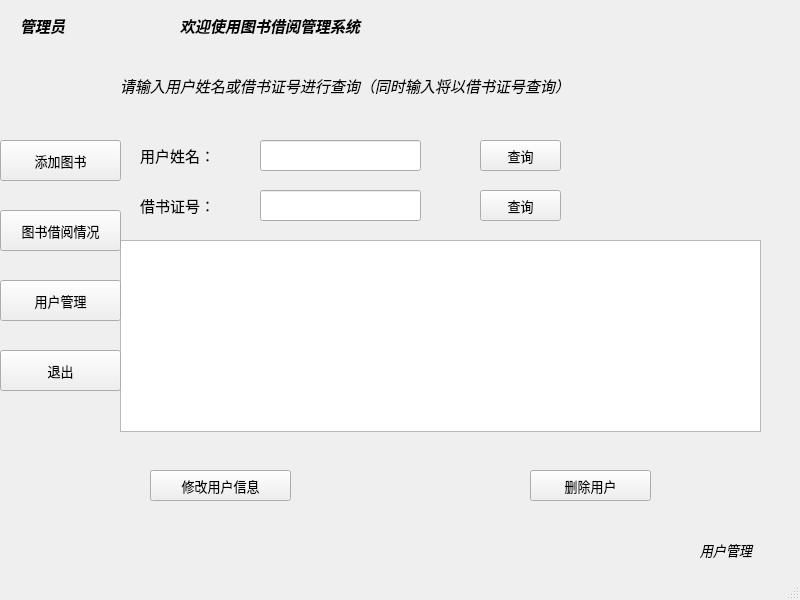
<?xml version="1.0" encoding="UTF-8"?>
<ui version="4.0">
 <class>MainWindow</class>
 <widget class="QMainWindow" name="MainWindow">
  <property name="geometry">
   <rect>
    <x>0</x>
    <y>0</y>
    <width>800</width>
    <height>600</height>
   </rect>
  </property>
  <property name="minimumSize">
   <size>
    <width>800</width>
    <height>600</height>
   </size>
  </property>
  <property name="maximumSize">
   <size>
    <width>800</width>
    <height>600</height>
   </size>
  </property>
  <property name="windowTitle">
   <string>MainWindow</string>
  </property>
  <widget class="QWidget" name="centralwidget">
   <widget class="QLabel" name="label">
    <property name="geometry">
     <rect>
      <x>180</x>
      <y>10</y>
      <width>251</width>
      <height>31</height>
     </rect>
    </property>
    <property name="text">
     <string>&lt;html&gt;&lt;head/&gt;&lt;body&gt;&lt;p&gt;&lt;span style=&quot; font-size:11pt; font-weight:600; font-style:italic;&quot;&gt;欢迎使用图书借阅管理系统&lt;/span&gt;&lt;/p&gt;&lt;/body&gt;&lt;/html&gt;</string>
    </property>
   </widget>
   <widget class="QLabel" name="label_2">
    <property name="geometry">
     <rect>
      <x>20</x>
      <y>10</y>
      <width>101</width>
      <height>31</height>
     </rect>
    </property>
    <property name="text">
     <string>&lt;html&gt;&lt;head/&gt;&lt;body&gt;&lt;p&gt;&lt;span style=&quot; font-size:11pt; font-weight:600; font-style:italic;&quot;&gt;管理员&lt;/span&gt;&lt;/p&gt;&lt;/body&gt;&lt;/html&gt;</string>
    </property>
   </widget>
   <widget class="QLabel" name="label_Name">
    <property name="geometry">
     <rect>
      <x>80</x>
      <y>10</y>
      <width>91</width>
      <height>31</height>
     </rect>
    </property>
    <property name="font">
     <font>
      <family>楷体</family>
      <pointsize>11</pointsize>
     </font>
    </property>
    <property name="text">
     <string/>
    </property>
   </widget>
   <widget class="QStackedWidget" name="stackedWidget">
    <property name="geometry">
     <rect>
      <x>120</x>
      <y>60</y>
      <width>671</width>
      <height>511</height>
     </rect>
    </property>
    <property name="currentIndex">
     <number>1</number>
    </property>
    <widget class="QWidget" name="page">
     <widget class="QLabel" name="label_3">
      <property name="geometry">
       <rect>
        <x>0</x>
        <y>10</y>
        <width>181</width>
        <height>31</height>
       </rect>
      </property>
      <property name="text">
       <string>&lt;html&gt;&lt;head/&gt;&lt;body&gt;&lt;p&gt;&lt;span style=&quot; font-size:11pt;&quot;&gt;请输入以下信息：&lt;/span&gt;&lt;/p&gt;&lt;/body&gt;&lt;/html&gt;</string>
      </property>
     </widget>
     <widget class="QLabel" name="label_10">
      <property name="geometry">
       <rect>
        <x>400</x>
        <y>280</y>
        <width>211</width>
        <height>41</height>
       </rect>
      </property>
      <property name="text">
       <string>&lt;html&gt;&lt;head/&gt;&lt;body&gt;&lt;p&gt;&lt;span style=&quot; font-size:10pt;&quot;&gt;（日期格式为YYYY-MM-DD）&lt;/span&gt;&lt;/p&gt;&lt;/body&gt;&lt;/html&gt;</string>
      </property>
     </widget>
     <widget class="QPushButton" name="pushButton_5">
      <property name="geometry">
       <rect>
        <x>430</x>
        <y>440</y>
        <width>101</width>
        <height>31</height>
       </rect>
      </property>
      <property name="font">
       <font>
        <family>楷体</family>
        <pointsize>10</pointsize>
       </font>
      </property>
      <property name="text">
       <string>添加图书</string>
      </property>
     </widget>
     <widget class="QWidget" name="formLayoutWidget">
      <property name="geometry">
       <rect>
        <x>60</x>
        <y>60</y>
        <width>331</width>
        <height>381</height>
       </rect>
      </property>
      <layout class="QFormLayout" name="formLayout">
       <item row="1" column="0">
        <widget class="QLabel" name="label_4">
         <property name="text">
          <string>&lt;html&gt;&lt;head/&gt;&lt;body&gt;&lt;p&gt;&lt;span style=&quot; font-size:11pt;&quot;&gt;图书编号：&lt;/span&gt;&lt;/p&gt;&lt;/body&gt;&lt;/html&gt;</string>
         </property>
        </widget>
       </item>
       <item row="1" column="1">
        <widget class="QLineEdit" name="lineEdit_BNO"/>
       </item>
       <item row="3" column="0">
        <widget class="QLabel" name="label_5">
         <property name="text">
          <string>&lt;html&gt;&lt;head/&gt;&lt;body&gt;&lt;p&gt;&lt;span style=&quot; font-size:11pt;&quot;&gt;图书名称：&lt;/span&gt;&lt;/p&gt;&lt;/body&gt;&lt;/html&gt;</string>
         </property>
        </widget>
       </item>
       <item row="3" column="1">
        <widget class="QLineEdit" name="lineEdit_BNA"/>
       </item>
       <item row="5" column="0">
        <widget class="QLabel" name="label_6">
         <property name="text">
          <string>&lt;html&gt;&lt;head/&gt;&lt;body&gt;&lt;p&gt;&lt;span style=&quot; font-size:11pt;&quot;&gt;图书出版设：&lt;/span&gt;&lt;/p&gt;&lt;/body&gt;&lt;/html&gt;</string>
         </property>
        </widget>
       </item>
       <item row="5" column="1">
        <widget class="QLineEdit" name="lineEdit_BPU"/>
       </item>
       <item row="7" column="0">
        <widget class="QLabel" name="label_7">
         <property name="text">
          <string>&lt;html&gt;&lt;head/&gt;&lt;body&gt;&lt;p&gt;&lt;span style=&quot; font-size:11pt;&quot;&gt;图书出版日期：&lt;/span&gt;&lt;/p&gt;&lt;/body&gt;&lt;/html&gt;</string>
         </property>
        </widget>
       </item>
       <item row="7" column="1">
        <widget class="QLineEdit" name="lineEdit_BDA"/>
       </item>
       <item row="9" column="0">
        <widget class="QLabel" name="label_8">
         <property name="text">
          <string>&lt;html&gt;&lt;head/&gt;&lt;body&gt;&lt;p&gt;&lt;span style=&quot; font-size:11pt;&quot;&gt;图书存放地址：&lt;/span&gt;&lt;/p&gt;&lt;/body&gt;&lt;/html&gt;</string>
         </property>
        </widget>
       </item>
       <item row="9" column="1">
        <widget class="QLineEdit" name="lineEdit_BPL"/>
       </item>
       <item row="11" column="0">
        <widget class="QLabel" name="label_9">
         <property name="text">
          <string>&lt;html&gt;&lt;head/&gt;&lt;body&gt;&lt;p&gt;&lt;span style=&quot; font-size:11pt;&quot;&gt;添加总本数：&lt;/span&gt;&lt;/p&gt;&lt;/body&gt;&lt;/html&gt;</string>
         </property>
        </widget>
       </item>
       <item row="11" column="1">
        <widget class="QLineEdit" name="lineEdit_BNU"/>
       </item>
       <item row="0" column="1">
        <spacer name="verticalSpacer">
         <property name="orientation">
          <enum>Qt::Vertical</enum>
         </property>
         <property name="sizeHint" stdset="0">
          <size>
           <width>20</width>
           <height>40</height>
          </size>
         </property>
        </spacer>
       </item>
       <item row="2" column="1">
        <spacer name="verticalSpacer_2">
         <property name="orientation">
          <enum>Qt::Vertical</enum>
         </property>
         <property name="sizeHint" stdset="0">
          <size>
           <width>20</width>
           <height>40</height>
          </size>
         </property>
        </spacer>
       </item>
       <item row="4" column="1">
        <spacer name="verticalSpacer_3">
         <property name="orientation">
          <enum>Qt::Vertical</enum>
         </property>
         <property name="sizeHint" stdset="0">
          <size>
           <width>20</width>
           <height>40</height>
          </size>
         </property>
        </spacer>
       </item>
       <item row="6" column="1">
        <spacer name="verticalSpacer_4">
         <property name="orientation">
          <enum>Qt::Vertical</enum>
         </property>
         <property name="sizeHint" stdset="0">
          <size>
           <width>20</width>
           <height>40</height>
          </size>
         </property>
        </spacer>
       </item>
       <item row="8" column="1">
        <spacer name="verticalSpacer_5">
         <property name="orientation">
          <enum>Qt::Vertical</enum>
         </property>
         <property name="sizeHint" stdset="0">
          <size>
           <width>20</width>
           <height>40</height>
          </size>
         </property>
        </spacer>
       </item>
       <item row="10" column="1">
        <spacer name="verticalSpacer_6">
         <property name="orientation">
          <enum>Qt::Vertical</enum>
         </property>
         <property name="sizeHint" stdset="0">
          <size>
           <width>20</width>
           <height>40</height>
          </size>
         </property>
        </spacer>
       </item>
      </layout>
     </widget>
     <widget class="QLabel" name="label_17">
      <property name="geometry">
       <rect>
        <x>590</x>
        <y>480</y>
        <width>81</width>
        <height>31</height>
       </rect>
      </property>
      <property name="text">
       <string>&lt;html&gt;&lt;head/&gt;&lt;body&gt;&lt;p&gt;&lt;span style=&quot; font-size:10pt; font-style:italic;&quot;&gt;添加图书&lt;/span&gt;&lt;/p&gt;&lt;/body&gt;&lt;/html&gt;</string>
      </property>
     </widget>
    </widget>
    <widget class="QWidget" name="page_3">
     <widget class="QLabel" name="label_13">
      <property name="geometry">
       <rect>
        <x>580</x>
        <y>470</y>
        <width>81</width>
        <height>41</height>
       </rect>
      </property>
      <property name="text">
       <string>&lt;html&gt;&lt;head/&gt;&lt;body&gt;&lt;p&gt;&lt;span style=&quot; font-size:10pt; font-style:italic;&quot;&gt;用户管理&lt;/span&gt;&lt;/p&gt;&lt;/body&gt;&lt;/html&gt;</string>
      </property>
     </widget>
     <widget class="QLabel" name="label_14">
      <property name="geometry">
       <rect>
        <x>20</x>
        <y>80</y>
        <width>101</width>
        <height>31</height>
       </rect>
      </property>
      <property name="text">
       <string>&lt;html&gt;&lt;head/&gt;&lt;body&gt;&lt;p&gt;&lt;span style=&quot; font-size:11pt;&quot;&gt;用户姓名：&lt;/span&gt;&lt;/p&gt;&lt;/body&gt;&lt;/html&gt;</string>
      </property>
     </widget>
     <widget class="QLineEdit" name="lineEdit_Name">
      <property name="geometry">
       <rect>
        <x>140</x>
        <y>80</y>
        <width>161</width>
        <height>31</height>
       </rect>
      </property>
     </widget>
     <widget class="QPushButton" name="pushButton_SNA">
      <property name="geometry">
       <rect>
        <x>360</x>
        <y>80</y>
        <width>81</width>
        <height>31</height>
       </rect>
      </property>
      <property name="font">
       <font>
        <family>楷体</family>
        <pointsize>10</pointsize>
       </font>
      </property>
      <property name="text">
       <string>查询</string>
      </property>
     </widget>
     <widget class="QLabel" name="label_15">
      <property name="geometry">
       <rect>
        <x>0</x>
        <y>10</y>
        <width>581</width>
        <height>31</height>
       </rect>
      </property>
      <property name="text">
       <string>&lt;html&gt;&lt;head/&gt;&lt;body&gt;&lt;p&gt;&lt;span style=&quot; font-size:11pt; font-style:italic;&quot;&gt;请输入用户姓名或借书证号进行查询（同时输入将以借书证号查询）&lt;/span&gt;&lt;/p&gt;&lt;/body&gt;&lt;/html&gt;</string>
      </property>
     </widget>
     <widget class="QLabel" name="label_16">
      <property name="geometry">
       <rect>
        <x>20</x>
        <y>130</y>
        <width>101</width>
        <height>31</height>
       </rect>
      </property>
      <property name="text">
       <string>&lt;html&gt;&lt;head/&gt;&lt;body&gt;&lt;p&gt;&lt;span style=&quot; font-size:11pt;&quot;&gt;借书证号：&lt;/span&gt;&lt;/p&gt;&lt;/body&gt;&lt;/html&gt;</string>
      </property>
     </widget>
     <widget class="QLineEdit" name="lineEdit_SNO">
      <property name="geometry">
       <rect>
        <x>140</x>
        <y>130</y>
        <width>161</width>
        <height>31</height>
       </rect>
      </property>
     </widget>
     <widget class="QPushButton" name="pushButton_SNO">
      <property name="geometry">
       <rect>
        <x>360</x>
        <y>130</y>
        <width>81</width>
        <height>31</height>
       </rect>
      </property>
      <property name="font">
       <font>
        <family>楷体</family>
        <pointsize>10</pointsize>
       </font>
      </property>
      <property name="text">
       <string>查询</string>
      </property>
     </widget>
     <widget class="QTableWidget" name="tableWidget_2">
      <property name="geometry">
       <rect>
        <x>0</x>
        <y>180</y>
        <width>641</width>
        <height>192</height>
       </rect>
      </property>
     </widget>
     <widget class="QPushButton" name="pushButton_SNA_2">
      <property name="geometry">
       <rect>
        <x>30</x>
        <y>410</y>
        <width>141</width>
        <height>31</height>
       </rect>
      </property>
      <property name="font">
       <font>
        <family>楷体</family>
        <pointsize>10</pointsize>
       </font>
      </property>
      <property name="text">
       <string>修改用户信息</string>
      </property>
     </widget>
     <widget class="QPushButton" name="pushButton_SNA_3">
      <property name="geometry">
       <rect>
        <x>410</x>
        <y>410</y>
        <width>121</width>
        <height>31</height>
       </rect>
      </property>
      <property name="font">
       <font>
        <family>楷体</family>
        <pointsize>10</pointsize>
       </font>
      </property>
      <property name="text">
       <string>删除用户</string>
      </property>
     </widget>
    </widget>
    <widget class="QWidget" name="page_5">
     <property name="styleSheet">
      <string notr="true">background-image: url(:/test2/Login2.jpg);</string>
     </property>
     <widget class="QLabel" name="label_24">
      <property name="geometry">
       <rect>
        <x>140</x>
        <y>60</y>
        <width>371</width>
        <height>61</height>
       </rect>
      </property>
      <property name="styleSheet">
       <string notr="true"/>
      </property>
      <property name="text">
       <string>&lt;html&gt;&lt;head/&gt;&lt;body&gt;&lt;p align=&quot;center&quot;&gt;&lt;span style=&quot; font-size:16pt;&quot;&gt;欢迎使用图书借阅管理子系统&lt;/span&gt;&lt;/p&gt;&lt;/body&gt;&lt;/html&gt;</string>
      </property>
     </widget>
    </widget>
    <widget class="QWidget" name="page_4">
     <widget class="QLabel" name="label_18">
      <property name="geometry">
       <rect>
        <x>560</x>
        <y>480</y>
        <width>111</width>
        <height>31</height>
       </rect>
      </property>
      <property name="text">
       <string>&lt;html&gt;&lt;head/&gt;&lt;body&gt;&lt;p&gt;&lt;span style=&quot; font-size:10pt; font-style:italic;&quot;&gt;修改用户信息&lt;/span&gt;&lt;/p&gt;&lt;/body&gt;&lt;/html&gt;</string>
      </property>
     </widget>
     <widget class="QLabel" name="label_SNA1">
      <property name="geometry">
       <rect>
        <x>190</x>
        <y>70</y>
        <width>121</width>
        <height>41</height>
       </rect>
      </property>
      <property name="text">
       <string>&lt;html&gt;&lt;head/&gt;&lt;body&gt;&lt;p&gt;&lt;br/&gt;&lt;/p&gt;&lt;/body&gt;&lt;/html&gt;</string>
      </property>
     </widget>
     <widget class="QLabel" name="label_SDE1">
      <property name="geometry">
       <rect>
        <x>190</x>
        <y>130</y>
        <width>131</width>
        <height>41</height>
       </rect>
      </property>
      <property name="text">
       <string>&lt;html&gt;&lt;head/&gt;&lt;body&gt;&lt;p&gt;&lt;br/&gt;&lt;/p&gt;&lt;/body&gt;&lt;/html&gt;</string>
      </property>
     </widget>
     <widget class="QLabel" name="label_SSP1">
      <property name="geometry">
       <rect>
        <x>190</x>
        <y>190</y>
        <width>131</width>
        <height>41</height>
       </rect>
      </property>
      <property name="text">
       <string>&lt;html&gt;&lt;head/&gt;&lt;body&gt;&lt;p&gt;&lt;br/&gt;&lt;/p&gt;&lt;/body&gt;&lt;/html&gt;</string>
      </property>
     </widget>
     <widget class="QLabel" name="label_SUP1">
      <property name="geometry">
       <rect>
        <x>190</x>
        <y>250</y>
        <width>111</width>
        <height>41</height>
       </rect>
      </property>
      <property name="text">
       <string>&lt;html&gt;&lt;head/&gt;&lt;body&gt;&lt;p&gt;&lt;br/&gt;&lt;/p&gt;&lt;/body&gt;&lt;/html&gt;</string>
      </property>
     </widget>
     <widget class="QLabel" name="label_19">
      <property name="geometry">
       <rect>
        <x>50</x>
        <y>80</y>
        <width>91</width>
        <height>21</height>
       </rect>
      </property>
      <property name="text">
       <string>&lt;html&gt;&lt;head/&gt;&lt;body&gt;&lt;p&gt;&lt;span style=&quot; font-size:11pt;&quot;&gt;姓名&lt;/span&gt;&lt;/p&gt;&lt;/body&gt;&lt;/html&gt;</string>
      </property>
     </widget>
     <widget class="QLabel" name="label_20">
      <property name="geometry">
       <rect>
        <x>50</x>
        <y>140</y>
        <width>91</width>
        <height>21</height>
       </rect>
      </property>
      <property name="text">
       <string>&lt;html&gt;&lt;head/&gt;&lt;body&gt;&lt;p&gt;&lt;span style=&quot; font-size:11pt;&quot;&gt;系别&lt;/span&gt;&lt;/p&gt;&lt;/body&gt;&lt;/html&gt;</string>
      </property>
     </widget>
     <widget class="QLabel" name="label_21">
      <property name="geometry">
       <rect>
        <x>50</x>
        <y>200</y>
        <width>91</width>
        <height>21</height>
       </rect>
      </property>
      <property name="text">
       <string>&lt;html&gt;&lt;head/&gt;&lt;body&gt;&lt;p&gt;&lt;span style=&quot; font-size:11pt;&quot;&gt;所学专业&lt;/span&gt;&lt;/p&gt;&lt;/body&gt;&lt;/html&gt;</string>
      </property>
     </widget>
     <widget class="QLabel" name="label_22">
      <property name="geometry">
       <rect>
        <x>50</x>
        <y>260</y>
        <width>91</width>
        <height>21</height>
       </rect>
      </property>
      <property name="text">
       <string>&lt;html&gt;&lt;head/&gt;&lt;body&gt;&lt;p&gt;&lt;span style=&quot; font-size:11pt;&quot;&gt;借书上限&lt;/span&gt;&lt;/p&gt;&lt;/body&gt;&lt;/html&gt;</string>
      </property>
     </widget>
     <widget class="QPushButton" name="pushButton_SNA1">
      <property name="geometry">
       <rect>
        <x>330</x>
        <y>80</y>
        <width>93</width>
        <height>28</height>
       </rect>
      </property>
      <property name="font">
       <font>
        <family>楷体</family>
        <pointsize>10</pointsize>
       </font>
      </property>
      <property name="text">
       <string>修改</string>
      </property>
     </widget>
     <widget class="QPushButton" name="pushButton_SDE1">
      <property name="geometry">
       <rect>
        <x>330</x>
        <y>140</y>
        <width>93</width>
        <height>28</height>
       </rect>
      </property>
      <property name="font">
       <font>
        <family>楷体</family>
        <pointsize>10</pointsize>
       </font>
      </property>
      <property name="text">
       <string>修改</string>
      </property>
     </widget>
     <widget class="QPushButton" name="pushButton_SSP1">
      <property name="geometry">
       <rect>
        <x>330</x>
        <y>200</y>
        <width>93</width>
        <height>28</height>
       </rect>
      </property>
      <property name="font">
       <font>
        <family>楷体</family>
        <pointsize>10</pointsize>
       </font>
      </property>
      <property name="text">
       <string>修改</string>
      </property>
     </widget>
     <widget class="QPushButton" name="pushButton_SUP1">
      <property name="geometry">
       <rect>
        <x>330</x>
        <y>260</y>
        <width>93</width>
        <height>28</height>
       </rect>
      </property>
      <property name="font">
       <font>
        <family>楷体</family>
        <pointsize>10</pointsize>
       </font>
      </property>
      <property name="text">
       <string>修改</string>
      </property>
     </widget>
     <widget class="QPushButton" name="pushButton_SUP1_2">
      <property name="geometry">
       <rect>
        <x>430</x>
        <y>430</y>
        <width>93</width>
        <height>28</height>
       </rect>
      </property>
      <property name="font">
       <font>
        <family>楷体</family>
        <pointsize>10</pointsize>
       </font>
      </property>
      <property name="text">
       <string>返回</string>
      </property>
     </widget>
     <widget class="QLabel" name="label_23">
      <property name="geometry">
       <rect>
        <x>50</x>
        <y>20</y>
        <width>91</width>
        <height>21</height>
       </rect>
      </property>
      <property name="text">
       <string>&lt;html&gt;&lt;head/&gt;&lt;body&gt;&lt;p&gt;&lt;span style=&quot; font-size:11pt;&quot;&gt;借书证号&lt;/span&gt;&lt;/p&gt;&lt;/body&gt;&lt;/html&gt;</string>
      </property>
     </widget>
     <widget class="QLabel" name="label_SNO1">
      <property name="geometry">
       <rect>
        <x>150</x>
        <y>10</y>
        <width>111</width>
        <height>41</height>
       </rect>
      </property>
      <property name="text">
       <string>&lt;html&gt;&lt;head/&gt;&lt;body&gt;&lt;p&gt;&lt;br/&gt;&lt;/p&gt;&lt;/body&gt;&lt;/html&gt;</string>
      </property>
     </widget>
    </widget>
    <widget class="QWidget" name="page_2">
     <widget class="QTableWidget" name="tableWidget">
      <property name="geometry">
       <rect>
        <x>10</x>
        <y>110</y>
        <width>661</width>
        <height>391</height>
       </rect>
      </property>
     </widget>
     <widget class="QLabel" name="label_11">
      <property name="geometry">
       <rect>
        <x>10</x>
        <y>20</y>
        <width>221</width>
        <height>41</height>
       </rect>
      </property>
      <property name="text">
       <string>&lt;html&gt;&lt;head/&gt;&lt;body&gt;&lt;p&gt;&lt;span style=&quot; font-size:11pt;&quot;&gt;输入你想要查询的图书名称：&lt;/span&gt;&lt;/p&gt;&lt;/body&gt;&lt;/html&gt;</string>
      </property>
     </widget>
     <widget class="QLineEdit" name="lineEdit_BookName">
      <property name="geometry">
       <rect>
        <x>240</x>
        <y>20</y>
        <width>221</width>
        <height>31</height>
       </rect>
      </property>
     </widget>
     <widget class="QPushButton" name="pushButton_6">
      <property name="geometry">
       <rect>
        <x>480</x>
        <y>20</y>
        <width>81</width>
        <height>31</height>
       </rect>
      </property>
      <property name="font">
       <font>
        <family>楷体</family>
        <pointsize>10</pointsize>
       </font>
      </property>
      <property name="text">
       <string>查询</string>
      </property>
     </widget>
     <widget class="QLabel" name="label_12">
      <property name="geometry">
       <rect>
        <x>10</x>
        <y>70</y>
        <width>91</width>
        <height>21</height>
       </rect>
      </property>
      <property name="text">
       <string>&lt;html&gt;&lt;head/&gt;&lt;body&gt;&lt;p&gt;&lt;span style=&quot; font-size:11pt;&quot;&gt;或&lt;/span&gt;&lt;/p&gt;&lt;/body&gt;&lt;/html&gt;</string>
      </property>
     </widget>
     <widget class="QPushButton" name="pushButton_7">
      <property name="geometry">
       <rect>
        <x>50</x>
        <y>60</y>
        <width>111</width>
        <height>31</height>
       </rect>
      </property>
      <property name="font">
       <font>
        <family>楷体</family>
        <pointsize>10</pointsize>
       </font>
      </property>
      <property name="text">
       <string>查询所有图书</string>
      </property>
     </widget>
    </widget>
   </widget>
   <widget class="QPushButton" name="pushButton_3">
    <property name="geometry">
     <rect>
      <x>0</x>
      <y>140</y>
      <width>121</width>
      <height>41</height>
     </rect>
    </property>
    <property name="font">
     <font>
      <family>楷体</family>
      <pointsize>10</pointsize>
     </font>
    </property>
    <property name="text">
     <string>添加图书</string>
    </property>
   </widget>
   <widget class="QPushButton" name="pushButton_2">
    <property name="geometry">
     <rect>
      <x>0</x>
      <y>210</y>
      <width>121</width>
      <height>41</height>
     </rect>
    </property>
    <property name="font">
     <font>
      <family>楷体</family>
      <pointsize>10</pointsize>
     </font>
    </property>
    <property name="text">
     <string>图书借阅情况</string>
    </property>
   </widget>
   <widget class="QPushButton" name="pushButton">
    <property name="geometry">
     <rect>
      <x>0</x>
      <y>280</y>
      <width>121</width>
      <height>41</height>
     </rect>
    </property>
    <property name="font">
     <font>
      <family>楷体</family>
      <pointsize>10</pointsize>
     </font>
    </property>
    <property name="text">
     <string>用户管理</string>
    </property>
   </widget>
   <widget class="QPushButton" name="pushButton_4">
    <property name="geometry">
     <rect>
      <x>0</x>
      <y>350</y>
      <width>121</width>
      <height>41</height>
     </rect>
    </property>
    <property name="font">
     <font>
      <family>楷体</family>
      <pointsize>10</pointsize>
     </font>
    </property>
    <property name="text">
     <string>退出</string>
    </property>
   </widget>
  </widget>
  <widget class="QStatusBar" name="statusbar"/>
  <action name="actiontxt">
   <property name="text">
    <string>添加图书</string>
   </property>
  </action>
  <action name="actiontxt_2">
   <property name="text">
    <string>查看图书借阅信息</string>
   </property>
  </action>
  <action name="actionxi">
   <property name="text">
    <string>修改用户信息</string>
   </property>
  </action>
  <action name="actionx">
   <property name="text">
    <string>删除用户</string>
   </property>
  </action>
  <action name="actionx_2">
   <property name="text">
    <string>查看管理员信息</string>
   </property>
  </action>
  <action name="actionx_3">
   <property name="text">
    <string>修改信息</string>
   </property>
  </action>
  <action name="actionce">
   <property name="text">
    <string>添加图书</string>
   </property>
   <property name="font">
    <font>
     <family>楷体</family>
     <pointsize>11</pointsize>
    </font>
   </property>
  </action>
  <action name="actione">
   <property name="text">
    <string>借阅情况</string>
   </property>
   <property name="font">
    <font>
     <family>楷体</family>
     <pointsize>11</pointsize>
    </font>
   </property>
  </action>
  <action name="actiony">
   <property name="text">
    <string>用户管理</string>
   </property>
   <property name="font">
    <font>
     <family>楷体</family>
     <pointsize>11</pointsize>
    </font>
   </property>
  </action>
 </widget>
 <resources>
  <include location="images/image2.qrc"/>
 </resources>
 <connections>
  <connection>
   <sender>pushButton_3</sender>
   <signal>clicked()</signal>
   <receiver>MainWindow</receiver>
   <slot>InsertBook()</slot>
   <hints>
    <hint type="sourcelabel">
     <x>96</x>
     <y>140</y>
    </hint>
    <hint type="destinationlabel">
     <x>62</x>
     <y>496</y>
    </hint>
   </hints>
  </connection>
  <connection>
   <sender>pushButton_2</sender>
   <signal>clicked()</signal>
   <receiver>MainWindow</receiver>
   <slot>FindBookIn()</slot>
   <hints>
    <hint type="sourcelabel">
     <x>120</x>
     <y>250</y>
    </hint>
    <hint type="destinationlabel">
     <x>63</x>
     <y>561</y>
    </hint>
   </hints>
  </connection>
  <connection>
   <sender>pushButton</sender>
   <signal>clicked()</signal>
   <receiver>MainWindow</receiver>
   <slot>UserManagement()</slot>
   <hints>
    <hint type="sourcelabel">
     <x>62</x>
     <y>320</y>
    </hint>
    <hint type="destinationlabel">
     <x>150</x>
     <y>532</y>
    </hint>
   </hints>
  </connection>
  <connection>
   <sender>pushButton_4</sender>
   <signal>clicked()</signal>
   <receiver>MainWindow</receiver>
   <slot>close()</slot>
   <hints>
    <hint type="sourcelabel">
     <x>36</x>
     <y>390</y>
    </hint>
    <hint type="destinationlabel">
     <x>25</x>
     <y>372</y>
    </hint>
   </hints>
  </connection>
  <connection>
   <sender>pushButton_SNA_2</sender>
   <signal>clicked()</signal>
   <receiver>MainWindow</receiver>
   <slot>UpdateUsersIn()</slot>
   <hints>
    <hint type="sourcelabel">
     <x>285</x>
     <y>481</y>
    </hint>
    <hint type="destinationlabel">
     <x>144</x>
     <y>440</y>
    </hint>
   </hints>
  </connection>
  <connection>
   <sender>pushButton_SUP1_2</sender>
   <signal>clicked()</signal>
   <receiver>MainWindow</receiver>
   <slot>ReturnPage()</slot>
   <hints>
    <hint type="sourcelabel">
     <x>628</x>
     <y>498</y>
    </hint>
    <hint type="destinationlabel">
     <x>398</x>
     <y>574</y>
    </hint>
   </hints>
  </connection>
  <connection>
   <sender>pushButton_SNA1</sender>
   <signal>clicked()</signal>
   <receiver>MainWindow</receiver>
   <slot>OpenInputLine1()</slot>
   <hints>
    <hint type="sourcelabel">
     <x>511</x>
     <y>146</y>
    </hint>
    <hint type="destinationlabel">
     <x>553</x>
     <y>6</y>
    </hint>
   </hints>
  </connection>
  <connection>
   <sender>pushButton_SDE1</sender>
   <signal>clicked()</signal>
   <receiver>MainWindow</receiver>
   <slot>OpenInputLine2()</slot>
   <hints>
    <hint type="sourcelabel">
     <x>543</x>
     <y>209</y>
    </hint>
    <hint type="destinationlabel">
     <x>671</x>
     <y>30</y>
    </hint>
   </hints>
  </connection>
  <connection>
   <sender>pushButton_SSP1</sender>
   <signal>clicked()</signal>
   <receiver>MainWindow</receiver>
   <slot>OpenInputLine3()</slot>
   <hints>
    <hint type="sourcelabel">
     <x>514</x>
     <y>277</y>
    </hint>
    <hint type="destinationlabel">
     <x>618</x>
     <y>43</y>
    </hint>
   </hints>
  </connection>
  <connection>
   <sender>pushButton_SUP1</sender>
   <signal>clicked()</signal>
   <receiver>MainWindow</receiver>
   <slot>OpenInputLine4()</slot>
   <hints>
    <hint type="sourcelabel">
     <x>481</x>
     <y>336</y>
    </hint>
    <hint type="destinationlabel">
     <x>443</x>
     <y>17</y>
    </hint>
   </hints>
  </connection>
  <connection>
   <sender>pushButton_SNA</sender>
   <signal>clicked()</signal>
   <receiver>MainWindow</receiver>
   <slot>UpdateIn()</slot>
   <hints>
    <hint type="sourcelabel">
     <x>520</x>
     <y>159</y>
    </hint>
    <hint type="destinationlabel">
     <x>486</x>
     <y>23</y>
    </hint>
   </hints>
  </connection>
  <connection>
   <sender>pushButton_SNO</sender>
   <signal>clicked()</signal>
   <receiver>MainWindow</receiver>
   <slot>UpdateIn()</slot>
   <hints>
    <hint type="sourcelabel">
     <x>497</x>
     <y>201</y>
    </hint>
    <hint type="destinationlabel">
     <x>585</x>
     <y>24</y>
    </hint>
   </hints>
  </connection>
  <connection>
   <sender>pushButton_SNA_3</sender>
   <signal>clicked()</signal>
   <receiver>MainWindow</receiver>
   <slot>DeleteUser()</slot>
   <hints>
    <hint type="sourcelabel">
     <x>590</x>
     <y>479</y>
    </hint>
    <hint type="destinationlabel">
     <x>142</x>
     <y>567</y>
    </hint>
   </hints>
  </connection>
  <connection>
   <sender>pushButton_5</sender>
   <signal>clicked()</signal>
   <receiver>MainWindow</receiver>
   <slot>InsertIntoBook()</slot>
   <hints>
    <hint type="sourcelabel">
     <x>593</x>
     <y>512</y>
    </hint>
    <hint type="destinationlabel">
     <x>129</x>
     <y>408</y>
    </hint>
   </hints>
  </connection>
  <connection>
   <sender>pushButton_6</sender>
   <signal>clicked()</signal>
   <receiver>MainWindow</receiver>
   <slot>SelectPartBook()</slot>
   <hints>
    <hint type="sourcelabel">
     <x>642</x>
     <y>85</y>
    </hint>
    <hint type="destinationlabel">
     <x>505</x>
     <y>27</y>
    </hint>
   </hints>
  </connection>
  <connection>
   <sender>pushButton_7</sender>
   <signal>clicked()</signal>
   <receiver>MainWindow</receiver>
   <slot>SelectAllBook()</slot>
   <hints>
    <hint type="sourcelabel">
     <x>263</x>
     <y>136</y>
    </hint>
    <hint type="destinationlabel">
     <x>160</x>
     <y>59</y>
    </hint>
   </hints>
  </connection>
 </connections>
 <slots>
  <slot>InsertBook()</slot>
  <slot>FindBookIn()</slot>
  <slot>UserManagement()</slot>
  <slot>UpdateUsersIn()</slot>
  <slot>ReturnPage()</slot>
  <slot>OpenInputLine4()</slot>
  <slot>slot1()</slot>
  <slot>OpenInputLine1()</slot>
  <slot>OpenInputLine2()</slot>
  <slot>OpenInputLine3()</slot>
  <slot>UpdateIn()</slot>
  <slot>DeleteUser()</slot>
  <slot>slot2()</slot>
  <slot>InsertIntoBook()</slot>
  <slot>SelectPartBook()</slot>
  <slot>SelectAllBook()</slot>
 </slots>
</ui>
